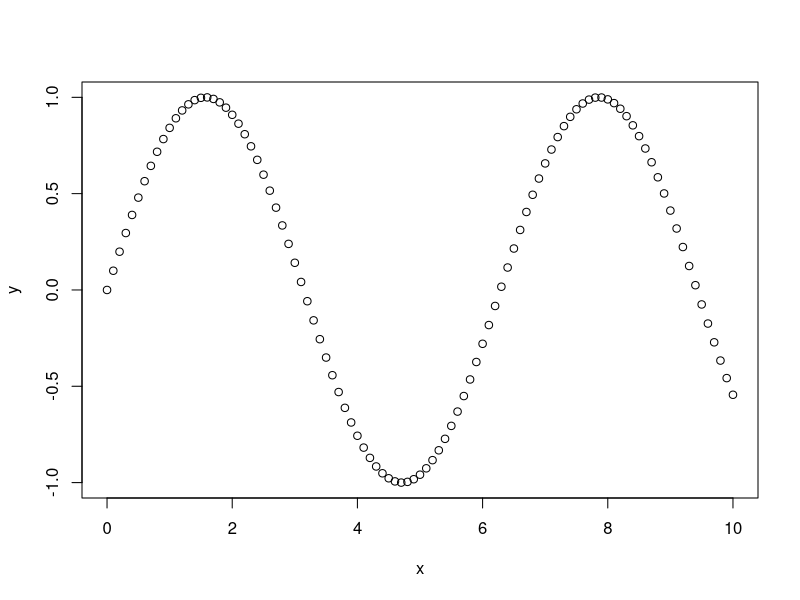
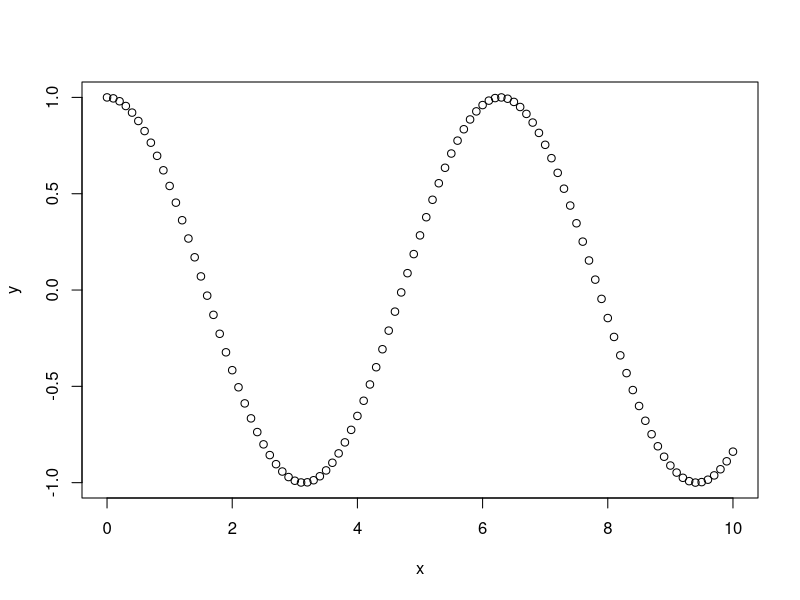

R code for these plots, in order:
## ---- chunk 1
# Type your code here.
## ---- chunk 2
x = seq(0, 10, 0.1)
y = sin(x)
plot(x,y)
## ---- chunk 3
# Type your code here.
## ---- chunk 4
x = seq(0, 10, 0.1)
y = cos(x)
plot(x,y)
